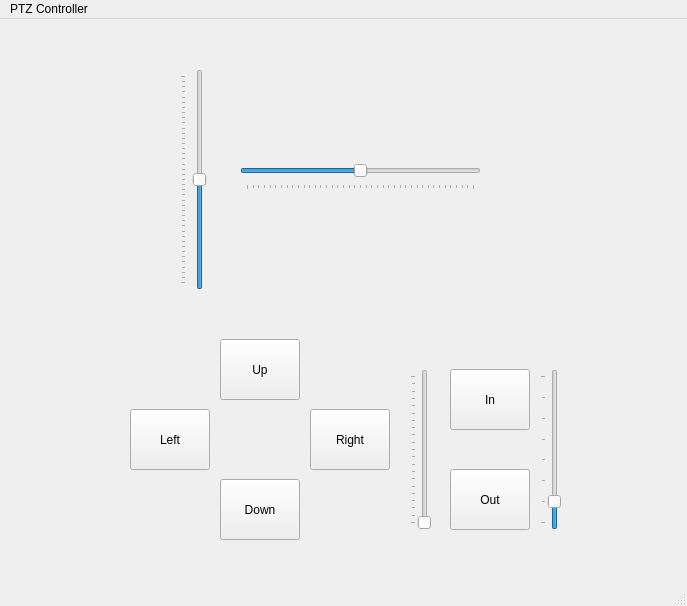
<?xml version="1.0" encoding="UTF-8"?>
<ui version="4.0">
 <class>MainWindow</class>
 <widget class="QMainWindow" name="MainWindow">
  <property name="geometry">
   <rect>
    <x>0</x>
    <y>0</y>
    <width>687</width>
    <height>606</height>
   </rect>
  </property>
  <property name="windowTitle">
   <string>PTZ Controller</string>
  </property>
  <widget class="QWidget" name="centralwidget">
   <widget class="QPushButton" name="buttonUp">
    <property name="geometry">
     <rect>
      <x>220</x>
      <y>320</y>
      <width>80</width>
      <height>61</height>
     </rect>
    </property>
    <property name="text">
     <string>Up</string>
    </property>
   </widget>
   <widget class="QPushButton" name="buttonRight">
    <property name="geometry">
     <rect>
      <x>310</x>
      <y>390</y>
      <width>80</width>
      <height>61</height>
     </rect>
    </property>
    <property name="text">
     <string>Right</string>
    </property>
   </widget>
   <widget class="QPushButton" name="buttonDown">
    <property name="geometry">
     <rect>
      <x>220</x>
      <y>460</y>
      <width>80</width>
      <height>61</height>
     </rect>
    </property>
    <property name="text">
     <string>Down</string>
    </property>
   </widget>
   <widget class="QPushButton" name="buttonLeft">
    <property name="geometry">
     <rect>
      <x>130</x>
      <y>390</y>
      <width>80</width>
      <height>61</height>
     </rect>
    </property>
    <property name="text">
     <string>Left</string>
    </property>
   </widget>
   <widget class="QSlider" name="sliderPanSpeed">
    <property name="geometry">
     <rect>
      <x>410</x>
      <y>350</y>
      <width>21</width>
      <height>161</height>
     </rect>
    </property>
    <property name="maximum">
     <number>20</number>
    </property>
    <property name="orientation">
     <enum>Qt::Vertical</enum>
    </property>
    <property name="tickPosition">
     <enum>QSlider::TicksAbove</enum>
    </property>
   </widget>
   <widget class="QSlider" name="sliderZoomSpeed">
    <property name="geometry">
     <rect>
      <x>540</x>
      <y>350</y>
      <width>21</width>
      <height>161</height>
     </rect>
    </property>
    <property name="maximum">
     <number>7</number>
    </property>
    <property name="pageStep">
     <number>2</number>
    </property>
    <property name="value">
     <number>1</number>
    </property>
    <property name="orientation">
     <enum>Qt::Vertical</enum>
    </property>
    <property name="tickPosition">
     <enum>QSlider::TicksAbove</enum>
    </property>
   </widget>
   <widget class="QPushButton" name="buttonZoomIn">
    <property name="geometry">
     <rect>
      <x>450</x>
      <y>350</y>
      <width>80</width>
      <height>61</height>
     </rect>
    </property>
    <property name="text">
     <string>In</string>
    </property>
   </widget>
   <widget class="QPushButton" name="buttonZoomOut">
    <property name="geometry">
     <rect>
      <x>450</x>
      <y>450</y>
      <width>80</width>
      <height>61</height>
     </rect>
    </property>
    <property name="text">
     <string>Out</string>
    </property>
   </widget>
   <widget class="QSlider" name="sliderPanControl">
    <property name="geometry">
     <rect>
      <x>240</x>
      <y>140</y>
      <width>241</width>
      <height>31</height>
     </rect>
    </property>
    <property name="minimum">
     <number>-20</number>
    </property>
    <property name="maximum">
     <number>20</number>
    </property>
    <property name="pageStep">
     <number>5</number>
    </property>
    <property name="orientation">
     <enum>Qt::Horizontal</enum>
    </property>
    <property name="tickPosition">
     <enum>QSlider::TicksBelow</enum>
    </property>
   </widget>
   <widget class="QSlider" name="sliderTiltControl">
    <property name="geometry">
     <rect>
      <x>180</x>
      <y>50</y>
      <width>31</width>
      <height>221</height>
     </rect>
    </property>
    <property name="minimum">
     <number>-20</number>
    </property>
    <property name="maximum">
     <number>20</number>
    </property>
    <property name="pageStep">
     <number>5</number>
    </property>
    <property name="orientation">
     <enum>Qt::Vertical</enum>
    </property>
    <property name="tickPosition">
     <enum>QSlider::TicksAbove</enum>
    </property>
    <property name="tickInterval">
     <number>1</number>
    </property>
   </widget>
  </widget>
  <widget class="QMenuBar" name="menubar">
   <property name="geometry">
    <rect>
     <x>0</x>
     <y>0</y>
     <width>687</width>
     <height>21</height>
    </rect>
   </property>
   <widget class="QMenu" name="menuPTZ_Controller">
    <property name="title">
     <string>PTZ Controller</string>
    </property>
    <addaction name="actionSettings"/>
    <addaction name="actionExit"/>
   </widget>
   <addaction name="menuPTZ_Controller"/>
  </widget>
  <widget class="QStatusBar" name="statusbar"/>
  <action name="actionExit">
   <property name="text">
    <string>Exit</string>
   </property>
  </action>
  <action name="actionSettings">
   <property name="text">
    <string>Settings</string>
   </property>
  </action>
 </widget>
 <resources/>
 <connections/>
</ui>
